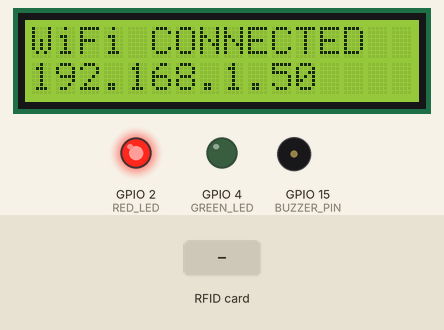
Recording of a sketch running on a simulated ESP32. On the bench: 16×2 character LCD, output pins drawn as LEDs (lit = HIGH), buzzer (waves = sounding). Inputs (shaded band) come from the test bench. WiFi joins after 1.5 s; servers stay silent unless stated; uploads are accepted with an empty reply; what the sketch prints to the serial monitor is not drawn.

Above: at 3.8 s.
At 6.9 s:
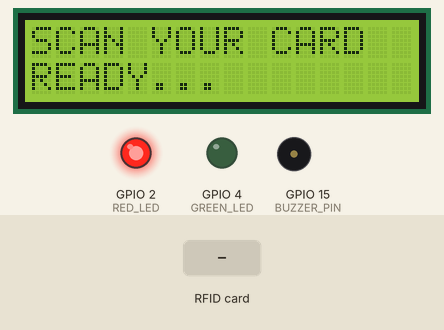
7.0 s: RFID card 10 00 86 36 held to the reader
At 7.16 s:
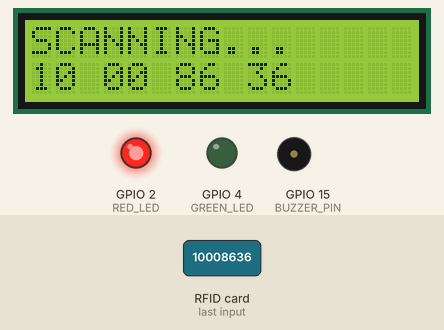
At 8.6 s:
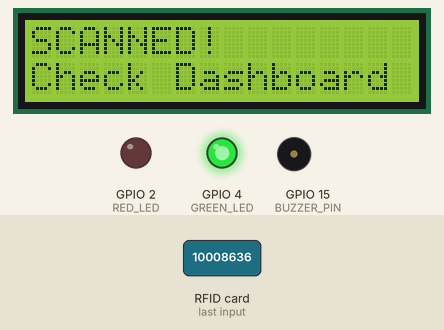
8.9 s: RFID card 5E 7A 19 C4 held to the reader
Timing chart, 0 to 11.9 s (numbered marks = the images above; inputs shaded):
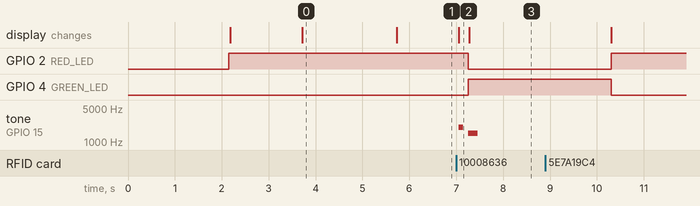

The sketch:

esp32_rfid.ino
```cpp
/*
 * ============================================
 * CHARRMPARK - ESP32 RFID Scanner
 * Connects to Supabase Edge Function
 * Uses MFRC522 RFID + I2C LCD + LED indicators
 * ============================================
 */

#include <WiFi.h>
#include <HTTPClient.h>
#include <SPI.h>
#include <MFRC522.h>
#include <Wire.h>
#include <ArduinoJson.h>
#include <hd44780.h>
#include <hd44780ioClass/hd44780_I2Cexp.h>

// =======================
// WIFI SETTINGS
// =======================
const char* ssid = "FTTx-4a6210";
const char* password = "10008636";

// =======================
// SUPABASE SETTINGS
// =======================
const char* serverName = "https://vhytyasrqwfyidezpeme.supabase.co/rest/v1/parking_logs";
const char* anonKey = "eyJhbGciOiJIUzI1NiIsInR5cCI6IkpXVCJ9.eyJpc3MiOiJzdXBhYmFzZSIsInJlZiI6InZoeXR5YXNycXdmeWlkZXpwZW1lIiwicm9sZSI6ImFub24iLCJpYXQiOjE3Nzg2NzYyNzMsImV4cCI6MjA5NDI1MjI3M30.Jd4fiSxTKvXJgijGjPUiOext8_YNWL9z6-tCnGH-v2Y";
const char* deviceId = "ESP32-CHARRMPARK-01";

// =======================
// HARDWARE PINS
// =======================
#define SS_PIN 5
#define RST_PIN 27
#define RED_LED 2
#define GREEN_LED 4
#define BUZZER_PIN 15  // Optional buzzer

MFRC522 rfid(SS_PIN, RST_PIN);
hd44780_I2Cexp lcd;

// =======================
// SYSTEM VARIABLES
// =======================
unsigned long lastScanTime = 0;
const unsigned long SCAN_COOLDOWN = 5000; // 5 second cooldown between scans
bool wifiConnected = false;

// =======================
// SETUP
// =======================
void setup() {
  Serial.begin(115200);
  Serial.println("\n=============================");
  Serial.println("  CHARRMPARK RFID SCANNER");
  Serial.println("=============================\n");

  // Initialize I2C LCD
  Wire.begin(21, 22);
  lcd.begin(16, 2);
  lcd.clear();
  lcd.setCursor(0, 0);
  lcd.print("   CHARRMPARK   ");
  lcd.setCursor(0, 1);
  lcd.print(" RFID  PARKING  ");
  delay(2000);

  // Initialize RFID
  SPI.begin();
  rfid.PCD_Init();
  Serial.println("[OK] RFID Reader initialized");

  // Initialize LEDs
  pinMode(RED_LED, OUTPUT);
  pinMode(GREEN_LED, OUTPUT);
  pinMode(BUZZER_PIN, OUTPUT);
  digitalWrite(RED_LED, HIGH);
  digitalWrite(GREEN_LED, LOW);

  // Connect WiFi
  connectWiFi();

  // Ready state
  showReady();
}

// =======================
// WIFI CONNECTION
// =======================
void connectWiFi() {
  lcd.clear();
  lcd.setCursor(0, 0);
  lcd.print("CONNECTING WiFi");
  lcd.setCursor(0, 1);
  lcd.print("Please wait...");

  WiFi.begin(ssid, password);
  int attempts = 0;

  while (WiFi.status() != WL_CONNECTED && attempts < 30) {
    delay(500);
    Serial.print(".");
    attempts++;
  }

  if (WiFi.status() == WL_CONNECTED) {
    wifiConnected = true;
    Serial.println("\n[OK] WiFi Connected!");
    Serial.print("[IP] ");
    Serial.println(WiFi.localIP());

    lcd.clear();
    lcd.setCursor(0, 0);
    lcd.print("WiFi CONNECTED");
    lcd.setCursor(0, 1);
    lcd.print(WiFi.localIP());
    delay(2000);
  } else {
    wifiConnected = false;
    Serial.println("\n[ERROR] WiFi FAILED");
    lcd.clear();
    lcd.setCursor(0, 0);
    lcd.print("WiFi FAILED!");
    lcd.setCursor(0, 1);
    lcd.print("Offline Mode");
    delay(2000);
  }
}

// =======================
// READY STATE DISPLAY
// =======================
void showReady() {
  lcd.clear();
  lcd.setCursor(0, 0);
  lcd.print("SCAN YOUR CARD");
  lcd.setCursor(0, 1);
  lcd.print("READY...");
  digitalWrite(RED_LED, HIGH);
  digitalWrite(GREEN_LED, LOW);
}

// =======================
// MAIN LOOP
// =======================
void loop() {
  // Check WiFi reconnect
  if (WiFi.status() != WL_CONNECTED && wifiConnected) {
    wifiConnected = false;
    Serial.println("[WARN] WiFi disconnected, reconnecting...");
    connectWiFi();
    showReady();
  }

  // Wait for RFID card
  if (!rfid.PICC_IsNewCardPresent()) return;
  if (!rfid.PICC_ReadCardSerial()) return;

  // Cooldown check (prevent duplicate scans)
  if (millis() - lastScanTime < SCAN_COOLDOWN) {
    Serial.println("[SKIP] Cooldown active");
    rfid.PICC_HaltA();
    return;
  }
  lastScanTime = millis();

  // Read UID
  String cardUID = "";
  for (byte i = 0; i < rfid.uid.size; i++) {
    if (rfid.uid.uidByte[i] < 0x10) cardUID += "0";
    cardUID += String(rfid.uid.uidByte[i], HEX);
    if (i != rfid.uid.size - 1) cardUID += " ";
  }
  cardUID.toUpperCase();

  Serial.print("[SCAN] UID: ");
  Serial.println(cardUID);

  // Show scanning animation
  lcd.clear();
  lcd.setCursor(0, 0);
  lcd.print("SCANNING...");
  lcd.setCursor(0, 1);
  lcd.print(cardUID);

  // Beep on scan
  tone(BUZZER_PIN, 2000, 100);

  // Send to Supabase
  if (wifiConnected) {
    sendToSupabase(cardUID);
  } else {
    // Offline fallback
    lcd.clear();
    lcd.setCursor(0, 0);
    lcd.print("NO CONNECTION");
    lcd.setCursor(0, 1);
    lcd.print("OFFLINE MODE");
    blinkLED(RED_LED, 3);
    delay(2000);
    showReady();
  }

  rfid.PICC_HaltA();
}

// =======================
// SEND TO SUPABASE
// =======================
void sendToSupabase(String uid) {
  HTTPClient http;
  http.begin(serverName);
  http.addHeader("Content-Type", "application/json");
  http.addHeader("apikey", anonKey);
  http.addHeader("Authorization", String("Bearer ") + anonKey);
  http.addHeader("Prefer", "return=representation");

  // Build JSON payload for parking_logs
  StaticJsonDocument<256> doc;
  doc["rfid_uid"] = uid;
  doc["scan_type"] = "ENTRY";
  doc["status"] = "DENIED";
  doc["remarks"] = "ESP32_RAW_SCAN";

  String jsonData;
  serializeJson(doc, jsonData);

  Serial.print("[HTTP] Sending: ");
  Serial.println(jsonData);

  int httpCode = http.POST(jsonData);

  if (httpCode > 0) {
    String response = http.getString();
    Serial.print("[HTTP] Response (");
    Serial.print(httpCode);
    Serial.print("): ");
    Serial.println(response);

    // Beep once sent
    digitalWrite(RED_LED, LOW);
    digitalWrite(GREEN_LED, HIGH);
    tone(BUZZER_PIN, 1500, 200);
    lcd.clear();
    lcd.setCursor(0, 0);
    lcd.print("SCANNED!");
    lcd.setCursor(0, 1);
    lcd.print("Check Dashboard");
  } else {
    Serial.print("[HTTP] Error: ");
    Serial.println(httpCode);
    lcd.clear();
    lcd.setCursor(0, 0);
    lcd.print("SERVER ERROR");
    lcd.setCursor(0, 1);
    lcd.print("Code: " + String(httpCode));
    blinkLED(RED_LED, 3);
  }

  http.end();

  delay(3000);
  showReady();
}

// =======================
// LED BLINK HELPER
// =======================
void blinkLED(int pin, int times) {
  for (int i = 0; i < times; i++) {
    digitalWrite(pin, LOW);
    delay(200);
    digitalWrite(pin, HIGH);
    delay(200);
  }
}
```

Measured:
- after the input at 7.0 s, GPIO 2 (RED_LED): HIGH → LOW after 0.25 s; GPIO 4 (GREEN_LED): LOW → HIGH after 0.25 s; tone on GPIO 15 (BUZZER_PIN): silent → 2000 Hz after 0.05 s, → silent 0.10 s later, → 1500 Hz 0.10 s later, → silent 0.20 s later; the display: changes after 0.05 s (image 2)
- what the display in image 0 shows lasts 2.0 s, from 3.7 s to 5.7 s
